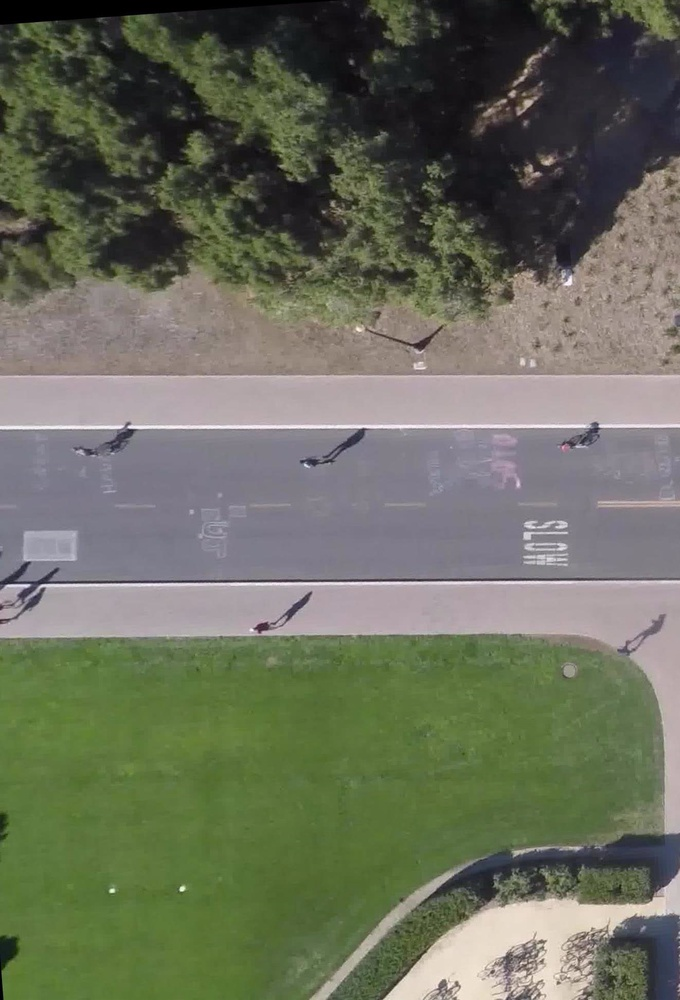
#> input picture haar-cascade/test_images/test_images_0.jpg, 680 x 1000 px, shrunk from 1322 x 1945 before the run; its folder holds only this picture in this run
$ python haar_test.py
#> lines starting #> are read from the running program, lines starting #| are printed output that depends on the picture; after the words box and inside, x2 and y2 are one past the last pixel; in counts of white or black regions, pixels touching at a corner belong together
import cv2
import os

img_dir = os.path.dirname(__file__) + "/test_images"
for count, filename in enumerate(os.listdir(img_dir)):
    object_cascade = cv2.CascadeClassifier("cascade.xml")

    img = cv2.imread(img_dir + "/" + filename)
#> img is the input picture: shape (1000, 680, 3); mean B, G, R 92.3, 109.7, 105.9
    gray = cv2.cvtColor(img, cv2.COLOR_BGR2GRAY)
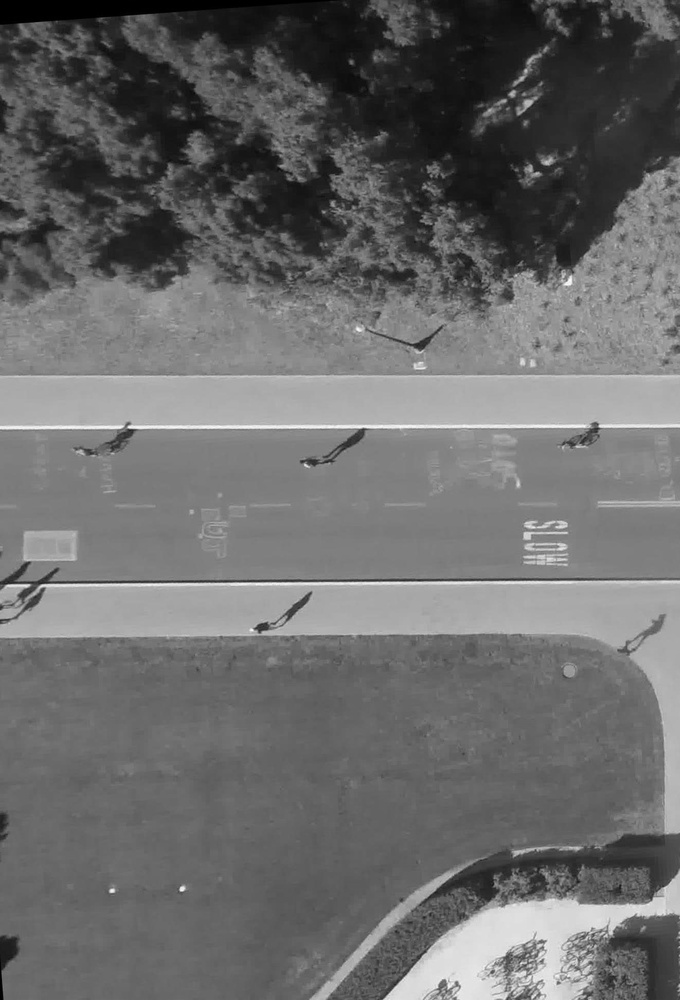
#> gray: shape (1000, 680); min 0, max 251, mean 106.6

    objects = object_cascade.detectMultiScale(gray, 1.01, 7)
#> objects = [[275, 585, 49, 49], [338, 411, 57, 57], [97, 407, 71, 71]]
    for (x, y, w, h) in objects:
        img = cv2.rectangle(img, (x, y), (x+w, y+h), (255,0,0), 2)
#> this loop made 3 passes
#> pass 1, `img = cv2.rectangle(img, (x, y), (x+w, y+h), (255,0,0), 2)`:
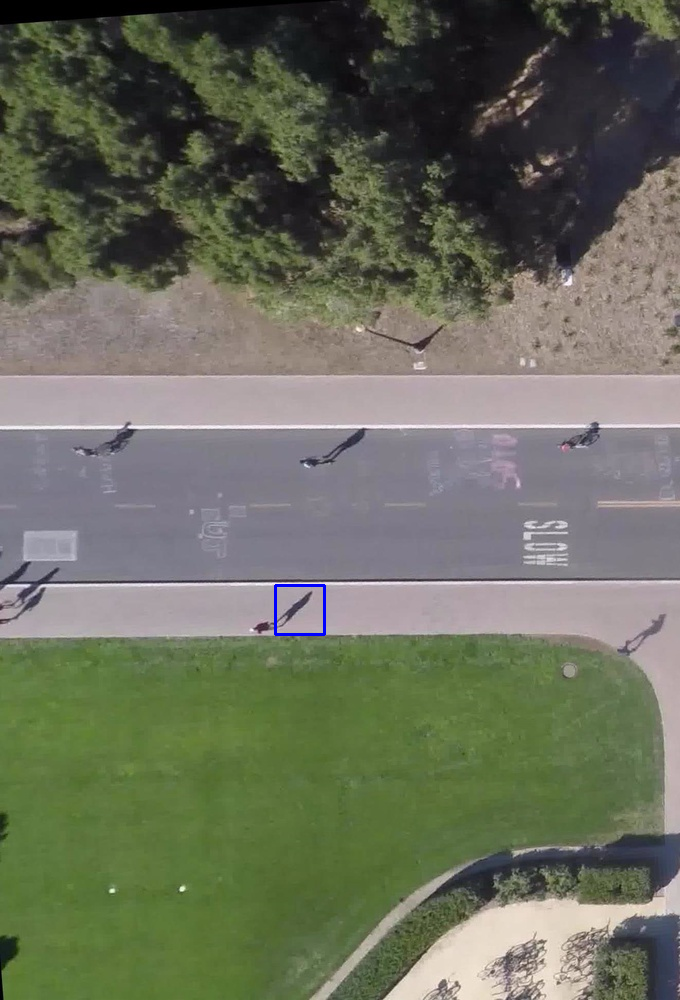
#> img: shape (1000, 680, 3); 0.09% of pixels changed, all inside (x1, y1, x2, y2) = (274, 584, 326, 636)
#> pass 2, `img = cv2.rectangle(img, (x, y), (x+w, y+h), (255,0,0), 2)`:
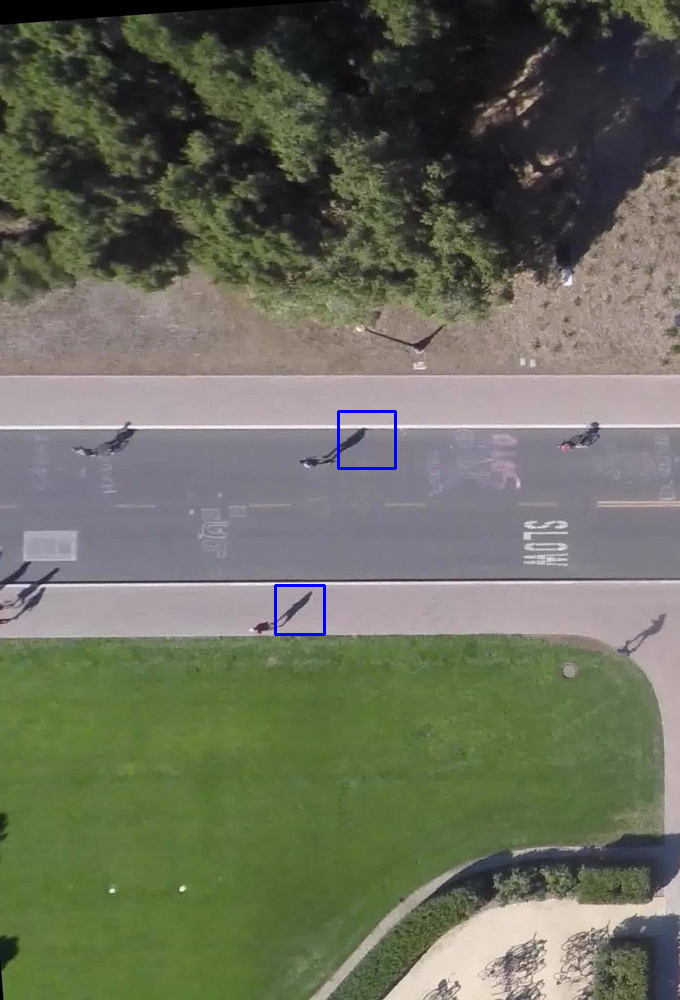
#> img: shape (1000, 680, 3); 0.1% of pixels changed, all inside (x1, y1, x2, y2) = (337, 410, 397, 470)
#> pass 3, `img = cv2.rectangle(img, (x, y), (x+w, y+h), (255,0,0), 2)`:
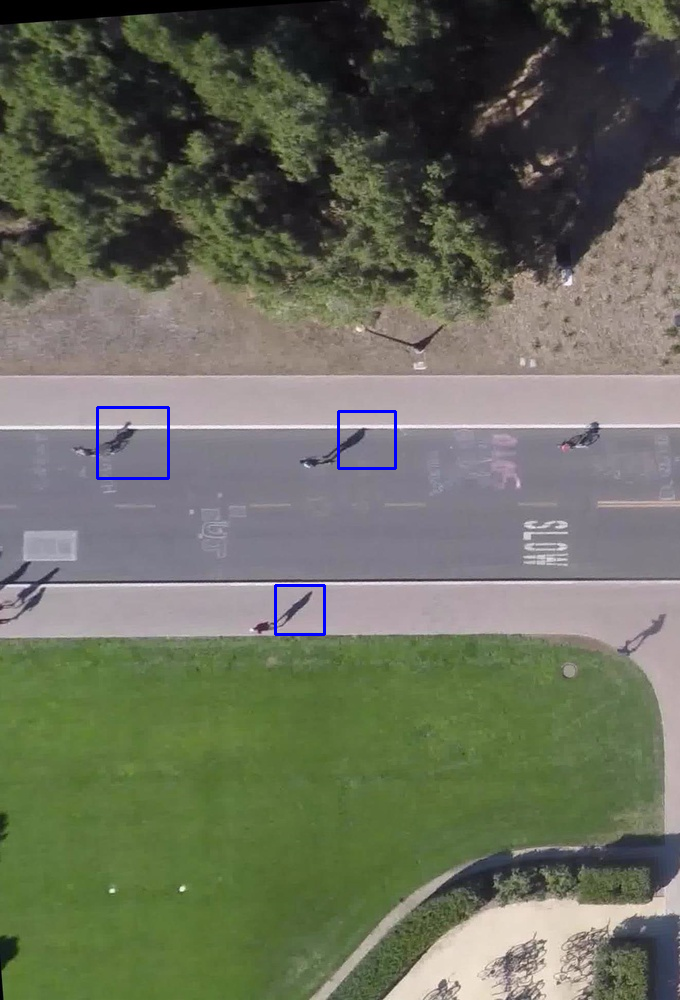
#> img: shape (1000, 680, 3); 0.12% of pixels changed, all inside (x1, y1, x2, y2) = (96, 406, 170, 480)

    cv2.namedWindow(filename, cv2.WINDOW_NORMAL)
    cv2.imshow(filename, img)
    cv2.waitKey(0)

cv2.destroyAllWindows()

$ run again, on haar-cascade/test_images/test_images_4.jpg
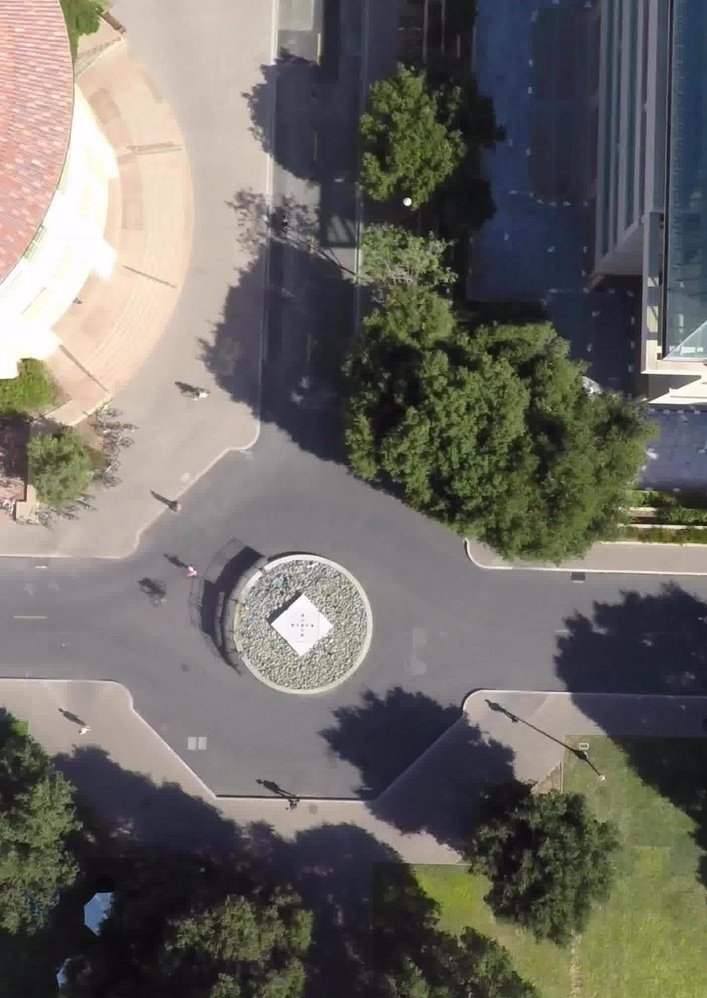
#> input picture haar-cascade/test_images/test_images_4.jpg, 707 x 998 px, shrunk from 1426 x 2011 before the run
#> img is the input picture: shape (998, 707, 3); mean B, G, R 100.3, 106, 108.5
#> `gray = cv2.cvtColor(img, cv2.COLOR_BGR2GRAY)`:
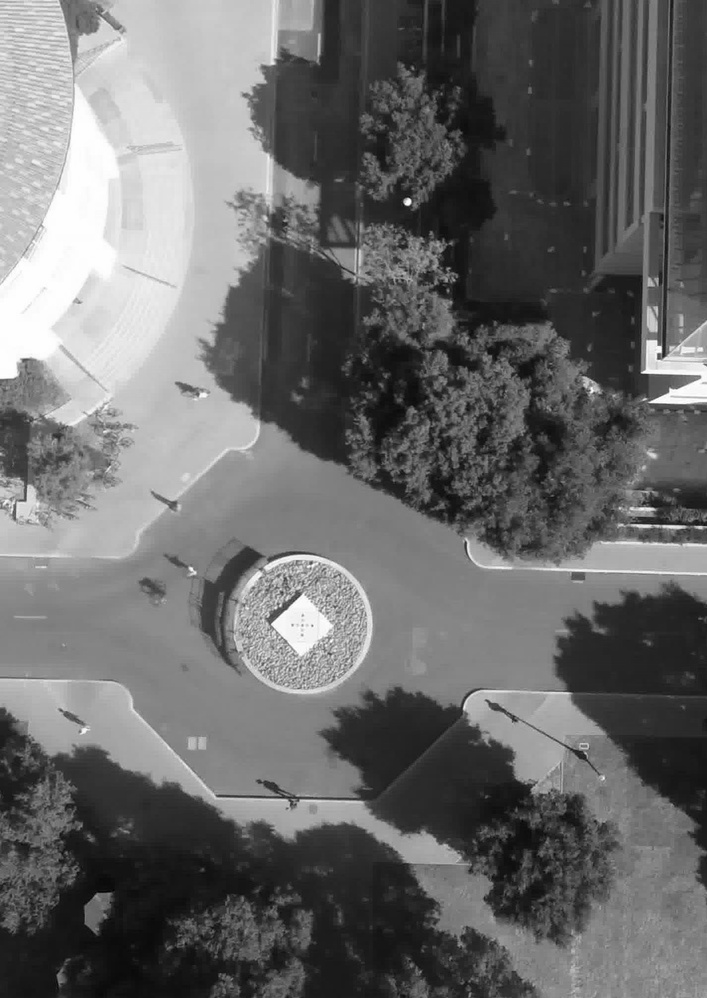
#> gray: shape (998, 707); min 2, max 255, mean 106.1
#> objects = [[169, 374, 36, 36], [78, 398, 77, 77]]
#> the loop `for (x, y, w, h) in objects:` made 2 passes
#> pass 2, `img = cv2.rectangle(img, (x, y), (x+w, y+h), (255,0,0), 2)`:
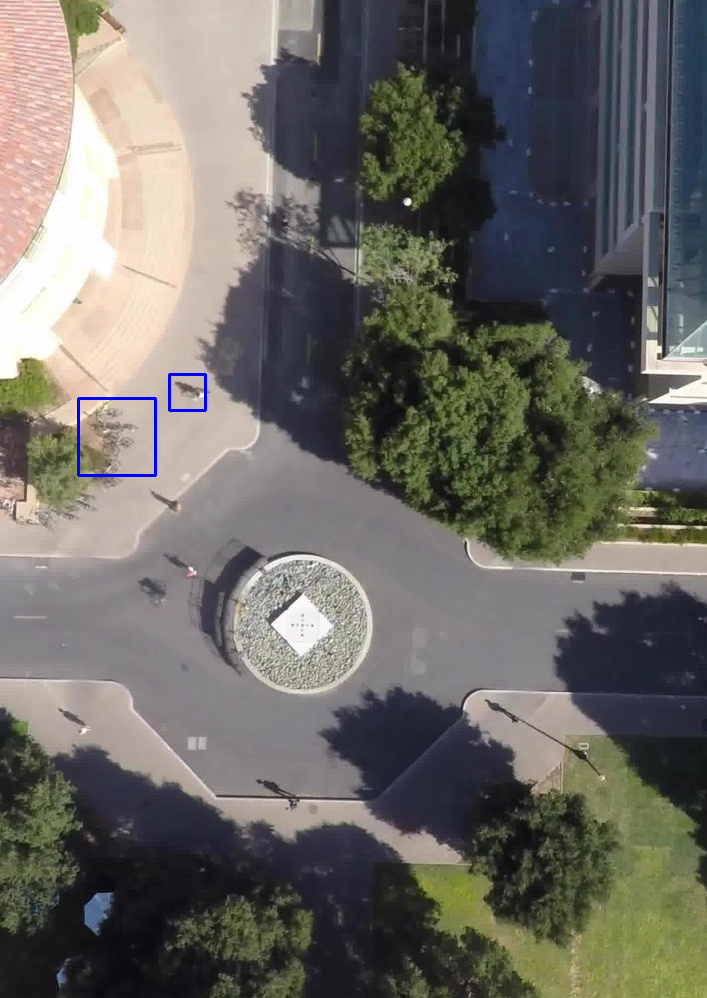
#> img: shape (998, 707, 3); mean B, G, R 100.5, 105.6, 108.2

$ run again, on haar-cascade/test_images/test_images_5.jpg
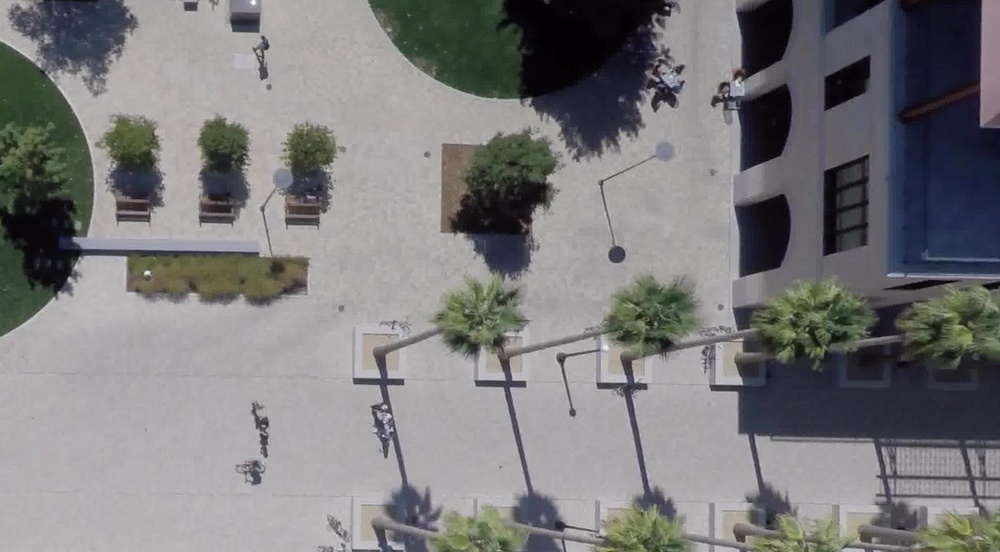
#> input picture haar-cascade/test_images/test_images_5.jpg, 1000 x 552 px, shrunk from 1980 x 1093 before the run
#> img is the input picture: shape (552, 1000, 3); mean B, G, R 123.1, 122.2, 122.3
#> objects = [[249, 33, 31, 31], [499, 398, 28, 28], [237, 396, 57, 57], [367, 342, 28, 28], [657, 276, 52, 52], [613, 400, 60, 60], [750, 180, 66, 66], [171, 102, 108, 108], [250, 107, 125, 125], [86, 101, 99, 99], [194, 387, 145, 145]]
#> the loop `for (x, y, w, h) in objects:` made 11 passes
#> pass 1, `img = cv2.rectangle(img, (x, y), (x+w, y+h), (255,0,0), 2)`:
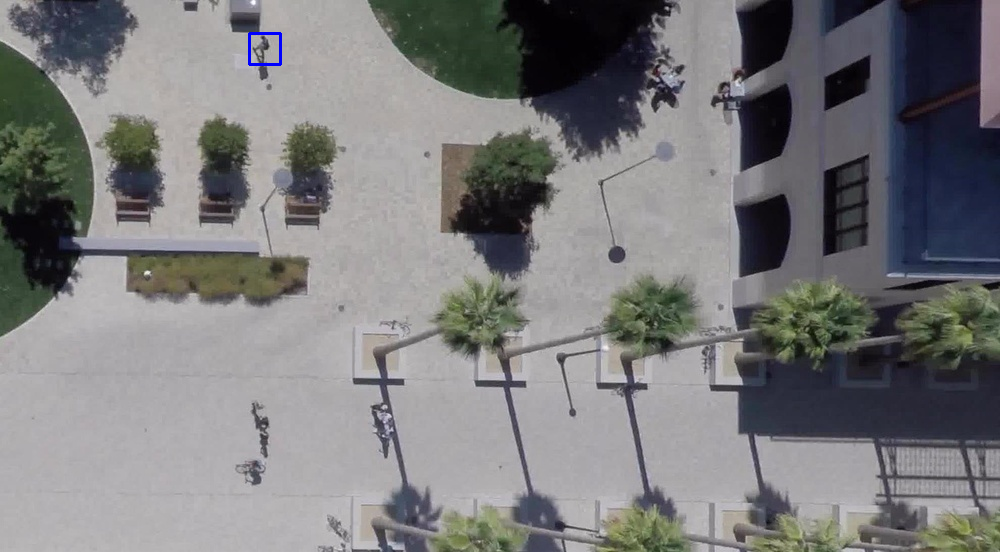
#> img: shape (552, 1000, 3); 0.07% of pixels changed, all inside (x1, y1, x2, y2) = (248, 32, 282, 66)
#> after the loop `for (x, y, w, h) in objects:`:
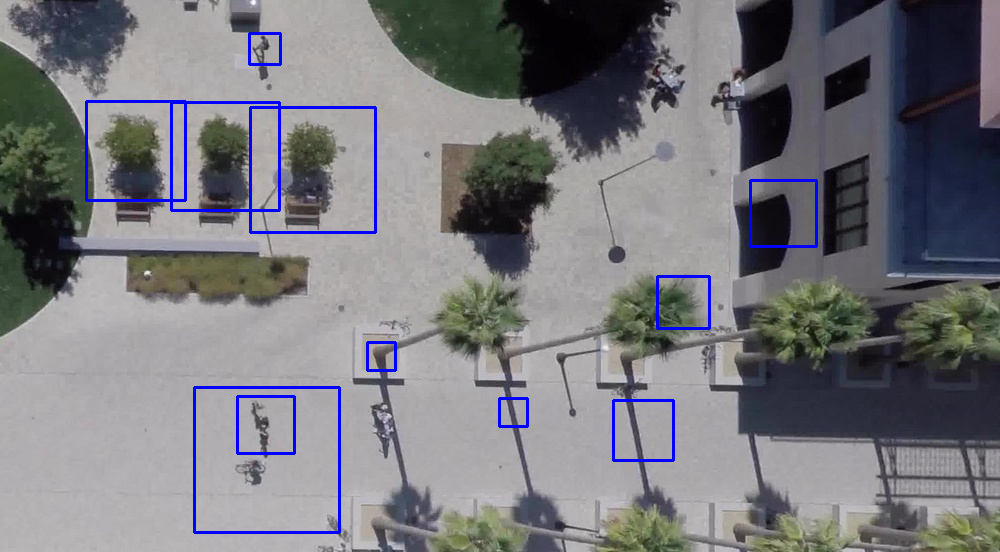
#> img: shape (552, 1000, 3); mean B, G, R 124.8, 119.5, 119.6

$ run again, on haar-cascade/test_images/test_images_6.jpg
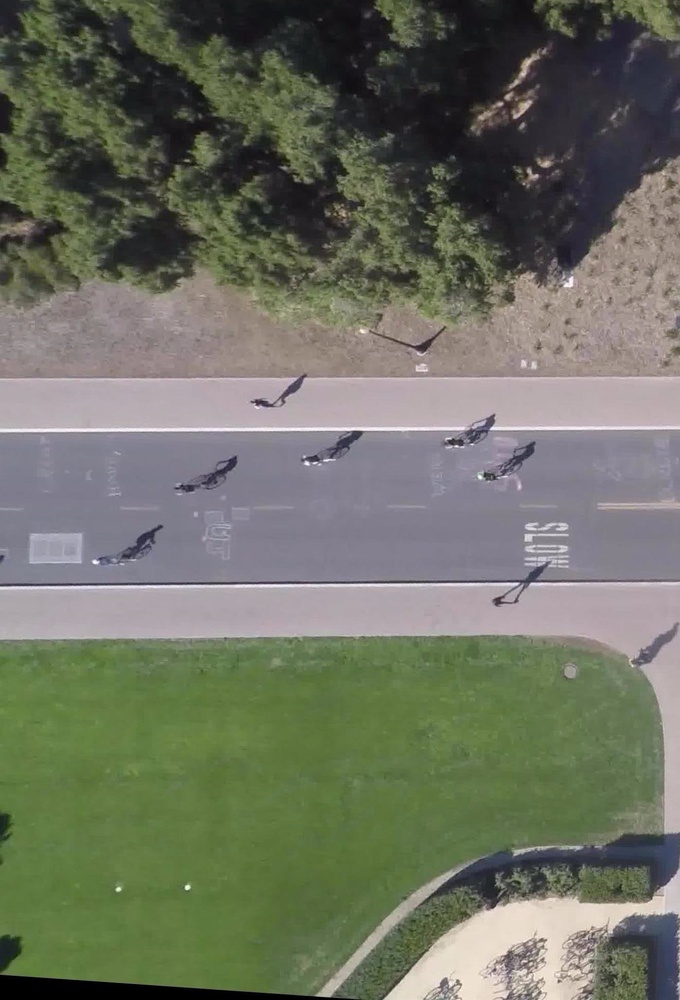
#> input picture haar-cascade/test_images/test_images_6.jpg, 680 x 1000 px, shrunk from 1322 x 1945 before the run
#> img is the input picture: shape (1000, 680, 3); mean B, G, R 97.6, 112.8, 109.1
#> `gray = cv2.cvtColor(img, cv2.COLOR_BGR2GRAY)`:
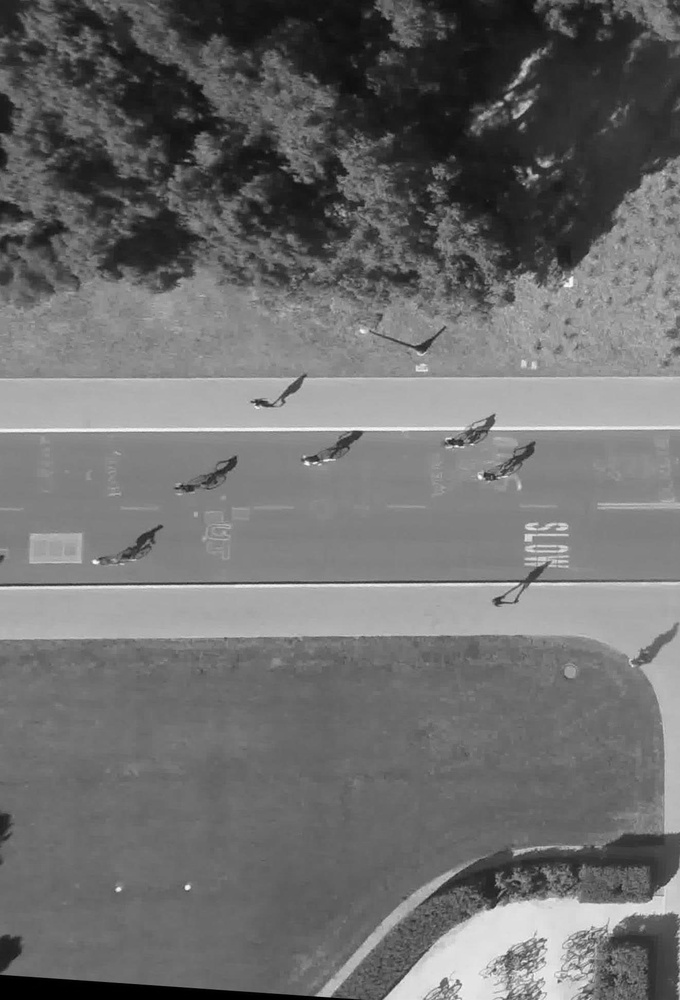
#> gray: shape (1000, 680); min 0, max 253, mean 110
#> objects = [[519, 438, 30, 30], [209, 437, 45, 45], [323, 408, 71, 71], [119, 512, 71, 71]]
#> the loop `for (x, y, w, h) in objects:` made 4 passes
#> after the loop `for (x, y, w, h) in objects:`:
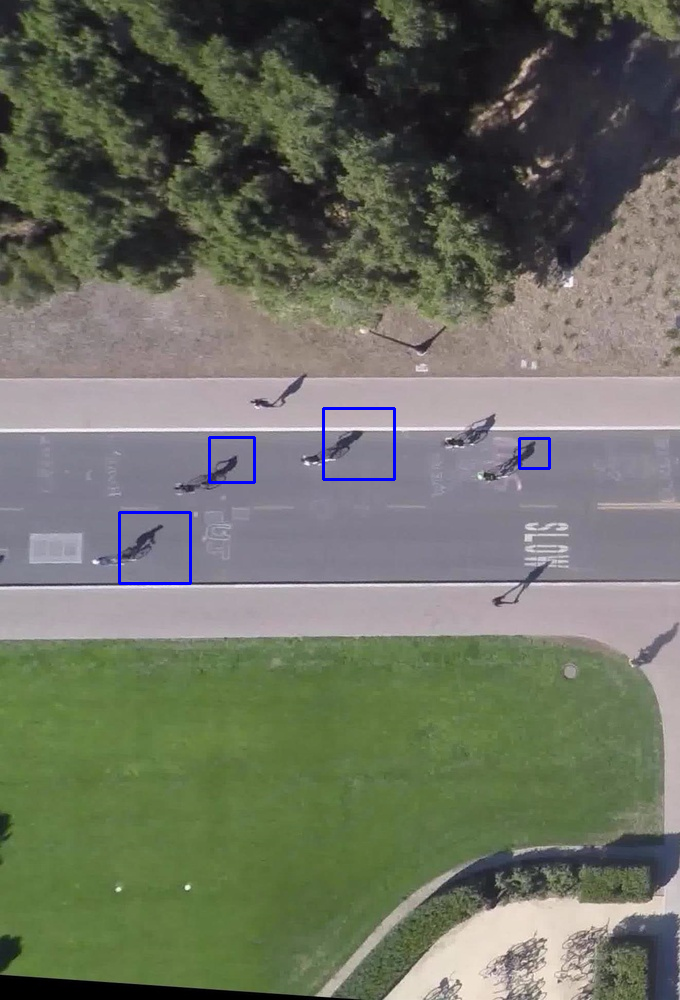
#> img: shape (1000, 680, 3); mean B, G, R 98.1, 112.3, 108.6
